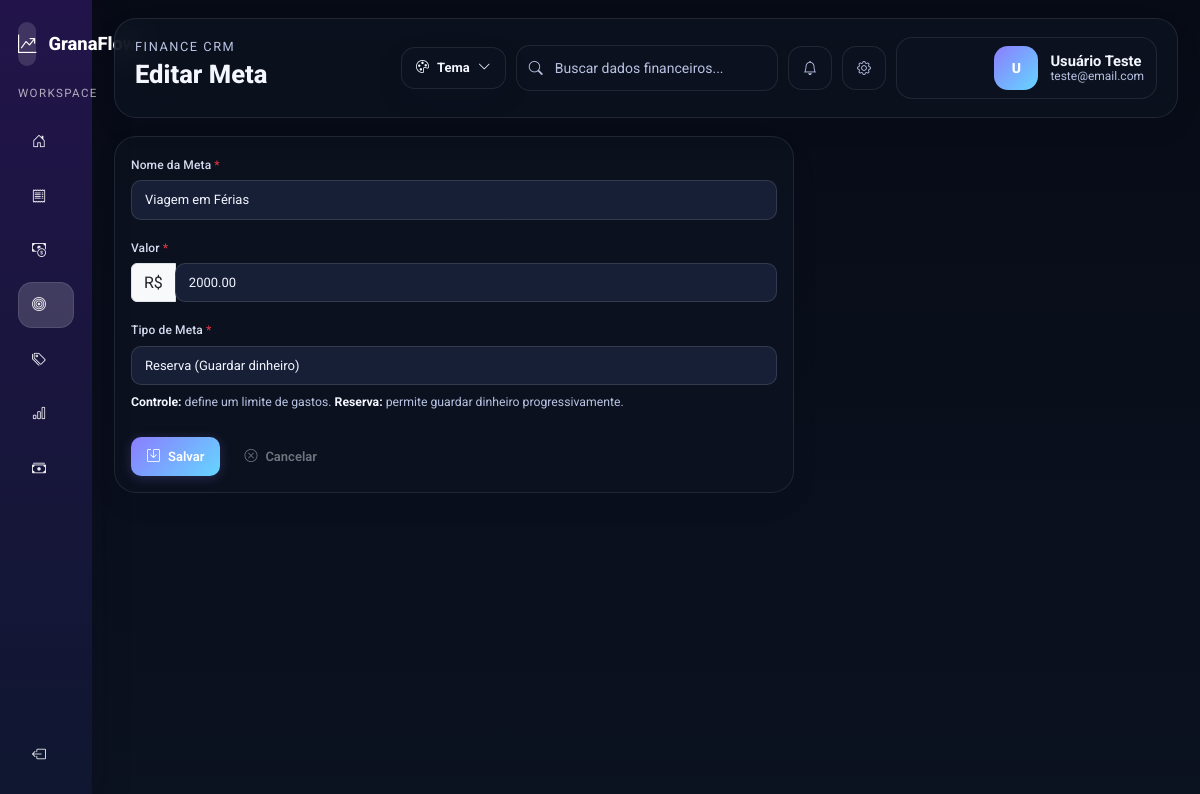
/public/metas/editar/1 (signed in), run on the app's committed database.
### tables this page shows
CREATE TABLE IF NOT EXISTS metas (
  id_meta INT AUTO_INCREMENT PRIMARY KEY,
  id_usuario INT NOT NULL,
  id_categoria INT NULL,
  nome_meta VARCHAR(50) NOT NULL,
  valor_limite DECIMAL(10,2) NOT NULL,
  valor_guardado DECIMAL(10,2) DEFAULT 0.00,
  tipo ENUM('gasto', 'reserva') DEFAULT 'gasto',
  data_inicio DATE,
  data_fim DATE,
  data_criacao DATETIME DEFAULT CURRENT_TIMESTAMP,
  FOREIGN KEY (id_usuario) REFERENCES usuarios(id_usuario) ON DELETE CASCADE,
  FOREIGN KEY (id_categoria) REFERENCES categorias(id_categoria) ON DELETE SET NULL
);

### app/Core/Controller.php (called while the page is built, shortened)
<?php
class Controller
{
    public function model($model)
    {
        $file = dirname(__DIR__) . '/Models/' . $model . '.php';
        return new $modelClass();
    }
    public function view($view, $data = [])
    {
        extract($data);
        $file = dirname(__DIR__) . '/Views/' . $view . '.php';
        require_once $file;
    }
}

### app/Controllers/MetasController.php (called while the page is built, shortened)
<?php
class MetasController extends Controller
{
    public function editar($id)
    {
        $id_usuario = $_SESSION['id_usuario'];
        $id = intval($id);
        $metaModel = $this->model('Meta');
        $meta = $metaModel->getMetaById($id, $id_usuario);
        $data = [
            'meta' => $meta,
            'csrf_token' => $this->gerarTokenCSRF(),
        ];
        $this->view('metas/form', $data);
    }
}

### app/Core/App.php (called while the page is built, shortened)
<?php
class App
{
    protected $method     = 'login';
    public function __construct()
    {
        $url = $this->parseUrl();
        unset($url[0]);
        $url = array_values($url);
        $controllerObj   = new $controllerClass();
        if (!empty($url[0]) && method_exists($controllerObj, $url[0])) {
            $this->method = $url[0];
            unset($url[0]);
            $url = array_values($url);
        }
        $this->params = $url;
        call_user_func_array([$controllerObj, $this->method], $this->params);
    }
    protected function parseUrl()
    {
        if (isset($_GET['url'])) {
            return array_values(explode(
                '/',
                filter_var(rtrim($_GET['url'], '/'), FILTER_SANITIZE_URL)
            ));
        }
        return [];
    }
}

### public/index.php (called while the page is built)
<?php
require_once dirname(__DIR__) . '/app/init.php';
require_once dirname(__DIR__) . '/app/Core/App.php';
new \App\Core\App();

### app/init.php (called while the page is built, shortened)
<?php
spl_autoload_register(function ($class) {
    if (strpos($class, 'App\\') === 0) {
        $relative = substr($class, 4);
        $relative = str_replace('\\', '/', $relative);
        $file = dirname(__DIR__) . '/app/' . $relative . '.php';
    }
});

### app/Core/Model.php (called while the page is built, shortened)
<?php
class Model
{
    public function __construct()
    {
        $host   = "localhost";
        $usuario = "root";
        $senha  = "";
        $banco  = "granaflow";
        $porta  = 3308;
        $this->db = new mysqli($host, $usuario, $senha, $banco, $porta);
    }
}

### app/Models/Meta.php (called while the page is built, shortened)
<?php
class Meta extends Model
{
    public function getMetaById($id, $id_usuario)
    {
        $stmt = $this->db->prepare("SELECT * FROM metas WHERE id_meta = ? AND id_usuario = ?");
        $stmt->bind_param("ii", $id, $id_usuario);
        $stmt->execute();
        return $stmt->get_result()->fetch_assoc();
    }
}

### app/Views/metas/form.php (the view, shortened to what this page needs)
<?php
require_once dirname(__DIR__) . '/partials/shell_top.php';
?>
<div class="card formulario-card" style="max-width:680px;">
    <div class="card-body">
        <form method="POST" action="<?= BASE_URL ?>metas/salvar">
            <div class="mb-3">
                <label for="nome_meta" class="form-label">Nome da Meta <span class="text-danger">*</span></label>
                <input type="text" id="nome_meta" name="nome_meta" class="form-control" value="<?= isset($meta) ? htmlspecialchars($meta['nome_meta']) : '' ?>" placeholder="Ex: Viagem para o Rio" maxlength="50" required>
            </div>
            <div class="mb-3">
                <label for="valor_limite" class="form-label">Valor <span class="text-danger">*</span></label>
                <div class="input-group">
                    <span class="input-group-text">R$</span>
                    <input type="number" id="valor_limite" name="valor_limite" class="form-control" step="0.01" min="0.01" value="<?= isset($meta) ? number_format($meta['valor_limite'], 2, '.', '') : '' ?>" placeholder="0,00" required>
                </div>
            </div>
            <div class="mb-4">
                <label for="tipo" class="form-label">Tipo de Meta <span class="text-danger">*</span></label>
                <select id="tipo" name="tipo" class="form-select" required>
                    <option value="reserva" <?= isset($meta) && $meta['tipo'] === 'reserva' ? 'selected' : '' ?>>Reserva (Guardar dinheiro)</option>
                </select>
                <small class="page-subtitle d-block mt-2">
                    <strong>Controle:</strong> define um limite de gastos.
                    <strong>Reserva:</strong> permite guardar dinheiro progressivamente.
                </small>
            </div>
            <div class="d-flex gap-2">
                <button type="submit" class="btn btn-primary btn-acao">
                    <i class="bi bi-save me-2"></i>Salvar
                </button>
                <a href="<?= BASE_URL ?>metas" class="btn btn-outline-secondary btn-acao">
                    <i class="bi bi-x-circle me-2"></i>Cancelar
                </a>
            </div>
        </form>
    </div>
</div>
<?php require_once dirname(__DIR__) . '/partials/shell_bottom.php'; ?>

### public/css/Style.css (style rules this page uses)
:root { --nav2: #0d0f1a; --fundo: #080b14; --card: #111520; --card2: #181c2b; --card3: #1e2338; --border: rgba(255,255,255,0.06); --border2: rgba(255,255,255,0.11); --border3: rgba(255,255,255,0.16); --accent: #7c6af7; --accent2: #a78bfa; --accent-dim: rgba(124,106,247,0.12); --accent-border: rgba(124,106,247,0.30); --accent-glow: rgba(124,106,247,0.18); --green: #34d399; --green-dim: rgba(52,211,153,0.10); --green-border: rgba(52,211,153,0.28); --red: #f87171; --red-dim: rgba(248,113,113,0.10); --red-border: rgba(248,113,113,0.28); --yellow: #fbbf24; --yellow-dim: rgba(251,191,36,0.10); --yellow-border: rgba(251,191,36,0.28); --text: #e8eaf6; --text2: #c5c9e0; --muted: #7a82a0; --muted2: #4e5470; --r: 12px; --r-lg: 16px; --r-xl: 22px; --shadow-card: 0 4px 24px rgba(0,0,0,0.35); --shadow-lg: 0 12px 48px rgba(0,0,0,0.5); --shell-bg: linear-gradient(180deg, #f4f7fc 0%, #edf1f8 100%); --shell-surface: rgba(255,255,255,0.92); --shell-sidebar: linear-gradient(180deg, #3a246f 0%, #24163e 100%); --shell-text: #12213a; --shell-text2: #4d5d78; --shell-border: rgba(31,41,55,0.09); }
[data-theme="midnight"] { --nav2: #0b1020; --fundo: #070b16; --card: #11182b; --card2: #161f36; --card3: #1d2740; --border: rgba(255,255,255,0.08); --border2: rgba(255,255,255,0.12); --border3: rgba(255,255,255,0.18); --accent: #8b7dff; --accent2: #65d6ff; --accent-dim: rgba(139,125,255,0.16); --accent-border: rgba(139,125,255,0.38); --accent-glow: rgba(139,125,255,0.24); --green: #4ade80; --green-dim: rgba(74,222,128,0.12); --green-border: rgba(74,222,128,0.30); --red: #fb7185; --red-dim: rgba(251,113,133,0.12); --red-border: rgba(251,113,133,0.28); --yellow: #fbbf24; --yellow-dim: rgba(251,191,36,0.12); --yellow-border: rgba(251,191,36,0.28); --text: #f2f5ff; --text2: #d5dbef; --muted: #9aa4c1; --muted2: #6d7797; --shadow-card: 0 10px 30px rgba(0,0,0,0.34); --shadow-lg: 0 22px 55px rgba(0,0,0,0.55); --shell-bg: linear-gradient(180deg, #070b16 0%, #0b1220 100%); --shell-surface: rgba(12,18,32,0.84); --shell-sidebar: linear-gradient(180deg, #22144a 0%, #0f1730 100%); --shell-text: #f4f7ff; --shell-text2: #b8c3e3; --shell-border: rgba(255,255,255,0.09); }
body:not(.auth-page) { background: var(--shell-bg); }
.shell-page { background: var(--shell-bg); }
.dashboard-shell { color: var(--shell-text); }
.crm-page .formulario-card, .crm-page .card-resumo, .crm-page .grafico-container { background: var(--shell-surface) !important; border-color: var(--shell-border) !important; }
.crm-page .form-label, .crm-page h1, .crm-page h2, .crm-page h3, .crm-page h4, .crm-page h5, .crm-page h6, .crm-page strong, .crm-page td, .crm-page th, .crm-page p, .crm-page small, .crm-page .page-subtitle { color: var(--shell-text); }
.crm-page .page-subtitle, .crm-page .text-muted { color: var(--shell-text2) !important; }
.page-subtitle { color: var(--shell-text2); }
* { box-sizing: border-box; }
body { font-family: 'Roboto', sans-serif; background-color: var(--fundo); color: var(--text); margin: 0; font-size: 14px; line-height: 1.6; -webkit-font-smoothing: antialiased; }
.formulario-card { border: 1px solid var(--shell-border) !important; border-radius: 22px !important; box-shadow: 0 10px 30px rgba(15,23,42,0.05) !important; background: var(--shell-surface) !important; margin-bottom: 0 !important; overflow: hidden; }
body:not(.auth-page) .form-control, body:not(.auth-page) .form-select { background: var(--card2) !important; border: 1px solid var(--border2) !important; color: var(--text) !important; border-radius: 10px !important; padding: 9px 13px !important; font-family: 'Roboto', sans-serif; font-size: 13px; }
body:not(.auth-page) .form-control::placeholder { color: var(--muted2); }
body:not(.auth-page) .form-label { font-size: 12px; font-weight: 500; color: var(--text2); margin-bottom: 5px; letter-spacing: 0.01em; }
body:not(.auth-page) .form-select option { background: var(--card2); color: var(--text); }
.btn-acao { border-radius: 10px !important; font-weight: 600 !important; font-size: 13px !important; padding: 10px 16px !important; transition: opacity 0.18s, transform 0.12s !important; border: none !important; font-family: 'Roboto', sans-serif; }
.btn-primary.btn-acao { background: linear-gradient(135deg, var(--accent), var(--accent2)) !important; color: #fff !important; box-shadow: 0 2px 12px var(--accent-glow) !important; }

### data on the page
metas: nome_meta "Viagem em Férias", valor_limite "2000.00", tipo "Reserva (Guardar dinheiro)"

### other printed values
$pageKicker "FINANCE CRM"
$pageHeading "Editar Meta"
substr($userName, 0, 1) "U"
$userName "Usuário Teste"
$userEmail "teste@email.com"
